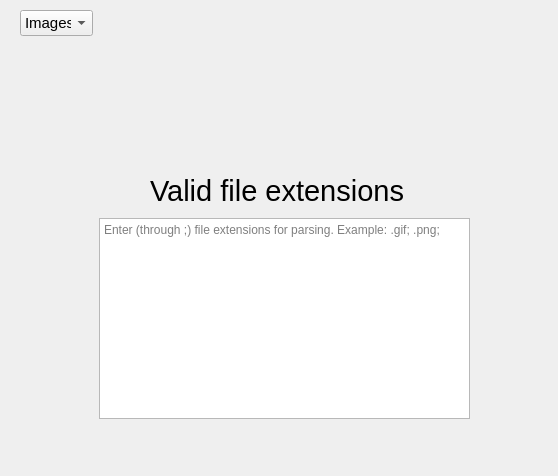
<?xml version="1.0" encoding="UTF-8"?>
<ui version="4.0">
 <class>Settings</class>
 <widget class="QMainWindow" name="Settings">
  <property name="geometry">
   <rect>
    <x>0</x>
    <y>0</y>
    <width>558</width>
    <height>476</height>
   </rect>
  </property>
  <property name="windowTitle">
   <string>Settings</string>
  </property>
  <widget class="QWidget" name="centralWidget">
   <widget class="QComboBox" name="mediatoolsChoice">
    <property name="geometry">
     <rect>
      <x>20</x>
      <y>10</y>
      <width>73</width>
      <height>26</height>
     </rect>
    </property>
    <property name="sizePolicy">
     <sizepolicy hsizetype="Preferred" vsizetype="Fixed">
      <horstretch>0</horstretch>
      <verstretch>0</verstretch>
     </sizepolicy>
    </property>
    <property name="font">
     <font>
      <pointsize>11</pointsize>
      <italic>false</italic>
      <bold>false</bold>
      <underline>false</underline>
      <strikeout>false</strikeout>
      <kerning>true</kerning>
     </font>
    </property>
    <item>
     <property name="text">
      <string>Images</string>
     </property>
    </item>
    <item>
     <property name="text">
      <string>Audio</string>
     </property>
    </item>
    <item>
     <property name="text">
      <string>Videos</string>
     </property>
    </item>
    <item>
     <property name="text">
      <string>Docs</string>
     </property>
    </item>
   </widget>
   <widget class="QLabel" name="label">
    <property name="geometry">
     <rect>
      <x>150</x>
      <y>170</y>
      <width>261</width>
      <height>41</height>
     </rect>
    </property>
    <property name="font">
     <font>
      <pointsize>22</pointsize>
     </font>
    </property>
    <property name="text">
     <string>Valid file extensions</string>
    </property>
   </widget>
   <widget class="QPlainTextEdit" name="validExtensions">
    <property name="geometry">
     <rect>
      <x>99</x>
      <y>218</y>
      <width>371</width>
      <height>201</height>
     </rect>
    </property>
    <property name="backgroundVisible">
     <bool>false</bool>
    </property>
    <property name="centerOnScroll">
     <bool>false</bool>
    </property>
    <property name="placeholderText">
     <string>Enter (through ;) file extensions for parsing. Example: .gif; .png;</string>
    </property>
   </widget>
  </widget>
 </widget>
 <layoutdefault spacing="6" margin="11"/>
 <resources/>
 <connections/>
</ui>
